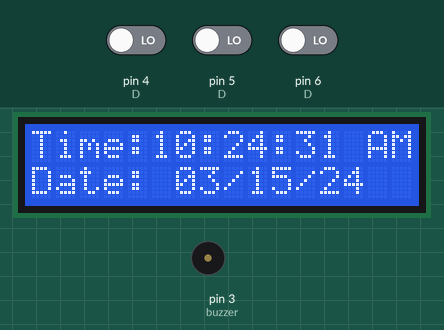
This sketch was run on a simulated Arduino Uno, built with avr-gcc and run on an emulated ATmega328P. On the bench: 16×2 character LCD, buzzer (waves = sounding, pin HIGH). Inputs (shaded band) come from the test bench; at power-on: pin 4 (D) LOW, pin 5 (D) LOW, pin 6 (D) LOW. The local clock reads 2024-03-15 10:24:30 at power-on unless the sketch sets it.

Above: at 1.2 s.
1.3 s: pin 4 (D) driven HIGH
At 2.8 s:
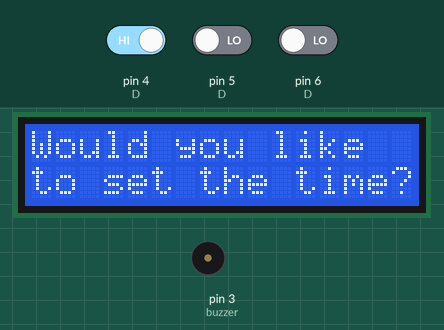
3.3 s: pin 5 (D) driven HIGH
At 5.8 s:
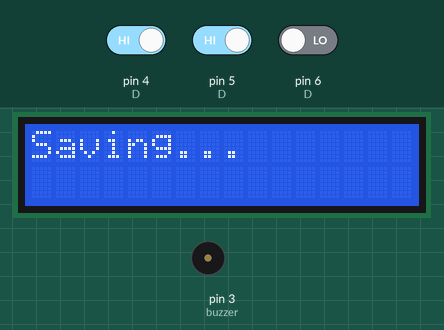
6.3 s: pin 6 (D) driven HIGH
At 8.1 s:
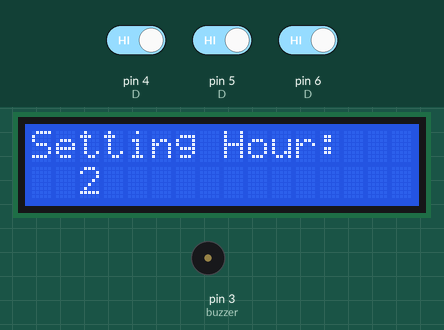
9.3 s: pin 5 (D) driven LOW
At 10.2 s:
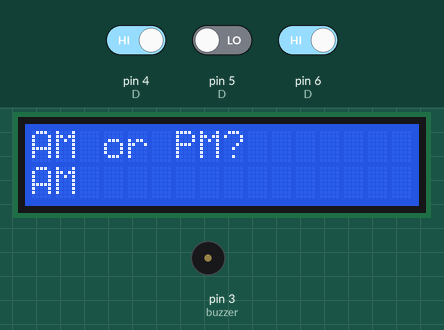
12.3 s: pin 4 (D) driven LOW
15.3 s: pin 4 (D) driven HIGH
At 16.8 s:
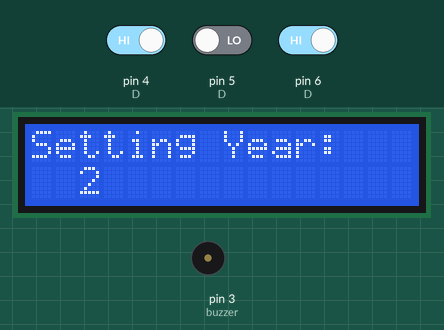
Timing chart, 0 to 18.3 s (numbered marks = the images above; inputs shaded):
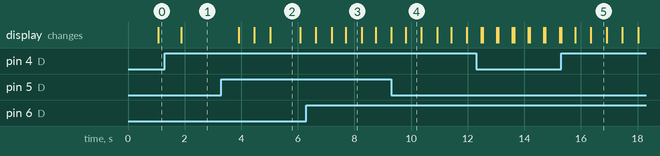

Measured:
- after the input at 1.3 s, the display: changes after 0.59 s (image 1)
- after the input at 3.3 s, the display: first changes after 0.61 s (image 2 shows a later state)
- after the input at 6.3 s, the display: first differs from a run without the input after 0.90 s (image 3 shows a later state)
- after the input at 9.3 s, the display: first differs from a run without the input after 0.51 s (image 4)
- what the display in image 2 shows lasts 1.1 s, from 5.0 s to 6.1 s
- what the display in image 3 shows lasts 0.6 s, from 7.7 s to 8.3 s

The sketch:

AlarmClockCode.ino
```cpp
#include <LiquidCrystal.h>
#include <DS3231.h>
#include <Wire.h>
#include <Arduino.h>
#define buzzer 3
#define  C     2100
#define  D     1870
#define  E     1670
#define  f     1580
#define  G     1400
#define  R     0
int melody[] = {E, E, E,R,
 E, E, E,R,
 E, G, C, D, E, R,
 f, f, f,f, f, E, E,E, E, D ,D,E, D, R, G ,R,
 E, E, E,R,
 E, E, E,R,
 E, G, C, D, E, R,
 f, f, f,f, f, E, E, E,  G,G, f, D, C,R };
 int MAX_COUNT = sizeof(melody) / 2; // Melody length, for looping.
 // Set overall tempo
 long tempo = 10000;
 // Set length of pause between notes
 int pause = 1000;
 // Loop variable to increase Rest length
 int rest_count = 100; //<-BLETCHEROUS HACK; See NOTES
 // Initialize core variables
 int tone_ = 0;
 int beat = 0;
 long duration  = 0;

//     for (int i=0; i<MAX_COUNT; i++) {
//    tone_ = melody[i];
//    beat = 50;
//
//    duration = beat * tempo; // Set up timing
//
//    jinglebell();
//    // A pause between notes...
//    delayMicroseconds(pause);
//  }
DS3231 rtc(Wire);

const int rs = 7, en = 8, d4 = 9, d5 = 10, d6 = 11, d7 = 12;
LiquidCrystal mylcd(rs, en, d4, d5, d6, d7);
int menu = 0;
bool h12;
bool pm;
int currenthour = 1;
int currentminute = 0;
int currentmonth = 1;
int currentday = 1;
int currentyear = 1;
int alarmhour = 1;
int alarmminute = 0;
int alarmmonth = 0;
int alarmday = 1;
int alarmyear = 1;
const int currentsecond = 0;
const int debounce = 500;
void DisplayTimeAndDate() {
  bool h12 = true;
  bool pm = true;
  bool Century;
  byte hour = rtc.getHour(h12, pm);
  byte minute = rtc.getMinute();
  byte second = rtc.getSecond();
  byte month = rtc.getMonth(Century);
  byte day = rtc.getDate();
  byte year = rtc.getYear();
  mylcd.clear();
  mylcd.setCursor(0,0);
  mylcd.print("Time:");
  if (hour < 10){
    mylcd.print("0");
  }
  mylcd.print(hour);
  mylcd.print(":");
  if (minute < 10){
    mylcd.print("0");
  }
  mylcd.print(minute);
  mylcd.print(":");
  if (second < 10){
    mylcd.print("0");
  }
  mylcd.print(second);
  mylcd.print(" ");
  if (pm == true){
    mylcd.print("PM");
  }
  else {
    mylcd.print("AM");
  }
  mylcd.setCursor(0,1);
  mylcd.print("Date: ");
  if (month < 10){
    mylcd.print("0");
  }
  mylcd.print(month);
  mylcd.print("/");
  if (day < 10){
    mylcd.print("0");
  }
  mylcd.print(day);
  mylcd.print("/");
  if (year < 10){
    mylcd.print("0");
  }
  mylcd.print(year);
    if (currentyear == alarmyear &&
        currentmonth == alarmmonth &&
        currentday == alarmday &&
        currenthour == alarmhour &&
        currentminute == alarmminute) {

        // Trigger the alarm
        digitalWrite(buzzer, HIGH); // Turn on the buzzer
        delay(10000); // Sound the buzzer for 1 second
        digitalWrite(buzzer, LOW); // Turn off the buzzer
    }

  if (digitalRead(4) == HIGH){
    menu = 1;
    delay(debounce);
  }
}

void DisplaySetHours () {
  mylcd.clear();
  mylcd.setCursor(0,0);
  mylcd.print("Setting Hour: ");
  mylcd.setCursor(0,1);
  if (digitalRead(6) == HIGH) {
    currenthour = currenthour + 1;
    if (currenthour > 12){
      currenthour = 0;
    }
    delay(debounce);
  }
  else if (digitalRead(5) == HIGH){
    currenthour = currenthour - 1;
    if (currenthour < 0){
      currenthour = 0;
    }
    delay(debounce);
  }
  mylcd.setCursor(0,1);
  if (currenthour < 10) {
    mylcd.print("  ");
  } else {
    mylcd.print(" ");
  }
  mylcd.print(currenthour, DEC);

  if (digitalRead(4) == HIGH) {
    menu = 3;
    delay(debounce);
  }
}

void DisplaySetMinutes(){
  mylcd.clear();
  mylcd.setCursor(0,0);
  mylcd.print("Setting Minutes:");
  mylcd.setCursor(0,1);
  if (digitalRead(6) == HIGH){
    currentminute = currentminute + 1;
    if (currentminute > 60){
      currentminute = 0;
    }
    delay(debounce);
  }
  else if (digitalRead(5) == HIGH){
    currentminute = currentminute - 1;
    if (currentminute < 0){
      currentminute = 0;
    }
    delay(debounce);
  }
  if (currentminute < 10) {
    mylcd.print("  ");
  } else {
    mylcd.print(" ");
  }
  mylcd.print(currentminute, DEC);

  if (digitalRead(4) == HIGH){
    menu = 4;
    delay(debounce);
}
}

void jinglebell (){
  mylcd.clear();
long elapsed_time = 0;
 if (tone_ > 0) { // if this isn't a Rest beat, while the tone has
   //  played less long than 'duration', pulse speaker HIGH and LOW
      while (elapsed_time < duration) {
       digitalWrite(buzzer,HIGH);
       delayMicroseconds(tone_ / 2);
       // DOWN
       digitalWrite(buzzer, LOW);
       delayMicroseconds(tone_ / 2);
       // Keep track of how long we pulsed
       elapsed_time += (tone_);
    }
  }
   else { // Rest beat; loop times delay
     for (int j = 0; j < rest_count; j++) { // See NOTE on rest_count
       delayMicroseconds(duration);
    }
  }
}

void DisplayAMorPM(){
  mylcd.clear();
  mylcd.setCursor(0,0);
  mylcd.print("AM or PM?");
  if (digitalRead(6) == HIGH){
    pm = false;
    delay(debounce);
  }
  if (digitalRead(5) == HIGH){
    pm = true;
    delay(debounce);
  }
if (pm == false){
      mylcd.clear();
      mylcd.setCursor(0,0);
      mylcd.print("AM or PM?");
      mylcd.setCursor(0,1);
      mylcd.print("AM");
}
else{
      mylcd.clear();
      mylcd.setCursor(0,0);
      mylcd.print("AM or PM?");
      mylcd.setCursor(0,1);
      mylcd.print("PM");
}
if (digitalRead(4) == HIGH){
  menu = 5;
  delay(debounce);
}
}
void DisplaySetMonth(){
  mylcd.clear();
  mylcd.setCursor(0,0);
  mylcd.print("Setting Month:");
  mylcd.setCursor(0,1);
  if (digitalRead(6) == HIGH){
    currentmonth = currentmonth + 1;
    if (currentmonth > 12){
      currentmonth = 0;
    }
    delay(debounce);
  }
  else if (digitalRead(5) == HIGH){
    currentmonth = currentmonth - 1;
    if (currentmonth < 0){
      currentmonth = 0;
    }
    delay(debounce);
  }
if (currentmonth < 10) {
    mylcd.print("  ");
  } else {
    mylcd.print(" ");
  }
  mylcd.print(currentmonth, DEC);
if (digitalRead(4) == HIGH){
  menu = 7;
  delay(debounce);
}
}

void DisplaySetDay(){
  mylcd.clear();
  mylcd.setCursor(0,0);
  mylcd.print("Setting Day:");
  mylcd.setCursor(0,1);
  if (digitalRead(6) == HIGH){
    currentday = currentday + 1;
    if (currentday > 31){
      currentday = 1;
    }
    delay(debounce);
  }
  else if (digitalRead(5) == HIGH){
    currentday = currentday - 1;
    if (currentday < 1){
      currentday = 1;
    }
    delay(debounce);
  }
  if (currentday < 10) {
    mylcd.print("  ");
  } else {
    mylcd.print(" ");
  }
  mylcd.print(currentday, DEC);
  if (digitalRead(4) == HIGH){
    menu = 8;
    delay(debounce);
  }
}

void DisplaySetYear(){
  mylcd.clear();
  mylcd.setCursor(0,0);
  mylcd.print("Setting Year:");
  mylcd.setCursor(0,1);
  if (digitalRead(6) == HIGH){
    currentyear = currentyear + 1;
    if (currentyear > 99){
      currentyear = 1;
    }
  }
  else if (digitalRead(5) == HIGH){
    currentyear = currentyear - 1;
    if (currentyear < 1){
      currentyear = 1;
    }
  }
    if (currentyear < 10) {
    mylcd.print("  ");
  } else {
    mylcd.print(" ");
  }
  mylcd.print(currentyear);
  if (digitalRead(4) == HIGH){
    menu = 9;
    delay(debounce);
  }
}
void DisplaySetAlarmHours() {
  mylcd.clear();
  mylcd.setCursor(0, 0);
  mylcd.print("Setting Alarm Hour:");
  mylcd.setCursor(0, 1);

  if (digitalRead(6) == HIGH) {
    alarmhour = alarmhour + 1;
    if (alarmhour > 12) {
      alarmhour = 1;
    }
    delay(debounce);
  }
  else if (digitalRead(5) == HIGH) {
    alarmhour = alarmhour - 1;
    if (alarmhour < 1) {
      alarmhour = 12;
    }
    delay(debounce);
  }

  if (alarmhour < 10) {
    mylcd.print("  ");
  } else {
    mylcd.print(" ");
  }
  mylcd.print(alarmhour, DEC);

  if (digitalRead(4) == HIGH) {
    menu = 13;
    delay(debounce);
  }
}
void DisplaySetAlarmMinutes() {
  mylcd.clear();
  mylcd.setCursor(0, 0);
  mylcd.print("Setting Alarm Min:");
  mylcd.setCursor(0, 1);

  if (digitalRead(6) == HIGH) {
    alarmminute = alarmminute + 1;
    if (alarmminute >= 60) {
      alarmminute = 0;
    }
    delay(debounce);
  }

  else if (digitalRead(5) == HIGH) {
    alarmminute = alarmminute - 1;
    if (alarmminute < 0) {
      alarmminute = 59;
    }
    delay(debounce);
  }

  if (alarmminute < 10) {
    mylcd.print("  ");
  } else {
    mylcd.print(" ");
  }
  mylcd.print(alarmminute, DEC);

  if (digitalRead(4) == HIGH) {
    menu = 14;
    delay(debounce);
  }
}

void DisplaySetAlarmMonth() {
  mylcd.clear();
  mylcd.setCursor(0, 0);
  mylcd.print("Setting Alarm Month:");
  mylcd.setCursor(0, 1);

  if (digitalRead(6) == HIGH) {
    alarmmonth = alarmmonth + 1;
    if (alarmmonth > 12) {
      alarmmonth = 1;
    }
    delay(debounce);
  }
  else if (digitalRead(5) == HIGH) {
    alarmmonth = alarmmonth - 1;
    if (alarmmonth < 1) {
      alarmmonth = 12;
    }
    delay(debounce);
  }

  if (alarmmonth < 10) {
    mylcd.print("  ");
  } else {
    mylcd.print(" ");
  }
  mylcd.print(alarmmonth, DEC);

  if (digitalRead(4) == HIGH) {
    menu = 16;
    delay(debounce);
  }
}

void DisplaySetAlarmYear() {
  mylcd.clear();
  mylcd.setCursor(0, 0);
  mylcd.print("Setting Alarm Year:");
  mylcd.setCursor(0, 1);

  if (digitalRead(6) == HIGH) {
    alarmyear = alarmyear + 1;
    if (alarmyear > 99) {
      alarmyear = 1;
    }
    delay(debounce);
  }
  else if (digitalRead(5) == HIGH) {
    alarmyear = alarmyear - 1;
    if (alarmyear < 1) {
      alarmyear = 99;
    }
    delay(debounce);
  }

  if (alarmyear < 10) {
    mylcd.print("  ");
  } else {
    mylcd.print(" ");
  }
  mylcd.print(alarmyear, DEC);

  if (digitalRead(4) == HIGH) {
    menu = 17;
    delay(debounce);
  }
}
void SaveData(){
  rtc.setHour(currenthour);
  rtc.setMinute(currentminute);
  rtc.setSecond(currentsecond);
  rtc.setMonth(currentmonth);
  rtc.setYear(currentyear);
  rtc.setDate(currentday);
}
void setup () {
  mylcd.begin(16,2);
  pinMode(6, INPUT);
  pinMode(5, INPUT);
  pinMode(4, INPUT);
  pinMode(buzzer, OUTPUT);
}

void loop () {
  if (menu == 0){
    DisplayTimeAndDate();
  }
  else if (menu == 1){
    mylcd.clear();
    mylcd.setCursor(0,0);
    mylcd.print("Would you like");
    mylcd.setCursor(0,1);
    mylcd.print("to set the time?");
    if (digitalRead(6) == HIGH){
      menu = 2;
      delay(debounce);
    }
    else if (digitalRead(5) == HIGH){
      menu = 5;
      delay(debounce);
    }
  }
  else if (menu == 2){
    DisplaySetHours();
  }
  else if (menu == 3){
    DisplaySetMinutes();
  }
  else if (menu == 4){
    DisplayAMorPM();
  }
  else if (menu == 5){
    mylcd.clear();
    mylcd.setCursor(0,0);
    mylcd.print("Would you like");
    mylcd.setCursor(0,1);
    mylcd.print("to set the date?");
    if (digitalRead(6) == HIGH){
      menu = 6;
      delay(debounce);
    }
    else if (digitalRead(5) == HIGH){
      menu = 9;
      delay(debounce);
    }
  }
  else if (menu == 6){
    DisplaySetMonth();
  }
  else if (menu == 7){
    DisplaySetDay();
  }
  else if (menu == 8){
    DisplaySetYear();
  }
  else if (menu == 9){
    mylcd.clear();
    mylcd.setCursor(0,0);
    mylcd.print("Do you want to");
    mylcd.setCursor(0,1);
    mylcd.print("set an alarm?");
    if (digitalRead(6) == HIGH){
      menu = 11;
      delay(debounce);
    }
    if (digitalRead(5) == HIGH){
      menu = 10;
      delay(debounce);
    }

  }
  else if (menu == 10){
    if (currenthour == 1 && currentminute == 0 && currentmonth == 1 && currentday == 1 && currentyear == 1){
    mylcd.clear();
    mylcd.print("Saving...");
    delay(1000);
    menu = 0;
    }
    else {
      SaveData();
      delay(1000);
      mylcd.print("Saving...");
      delay(1000);
      menu = 0;
    }
  }
  else if (menu == 11){
    mylcd.clear();
    mylcd.setCursor(0,0);
    mylcd.print("Would you like");
    mylcd.setCursor(0,1);
    mylcd.print("to set the time?");
    if (digitalRead(6) == HIGH){
      menu = 12;
      delay(debounce);
    }
    else if (digitalRead(14) == HIGH){
      menu = 5;
      delay(debounce);
    }
  }
  else if (menu == 12){
    DisplaySetAlarmHours();
  }
  else if (menu == 13){
    DisplaySetAlarmMinutes();
  }
  else if (menu == 14){
    mylcd.clear();
    mylcd.setCursor(0,0);
    mylcd.print("Would you like");
    mylcd.setCursor(0,1);
    mylcd.print("to set the date?");
    if (digitalRead(6) == HIGH){
      menu = 15;
      delay(debounce);
    }
    else if (digitalRead(14) == HIGH){
      menu = 17;
      delay(debounce);
    }
  }
  else if (menu == 15){
    DisplaySetAlarmMonth();
  }
  else if (menu == 16){
    DisplaySetAlarmYear();
  }
  else if (menu == 17){
    SaveData();
    menu = 0;
  }
  delay(50);
  }
```
